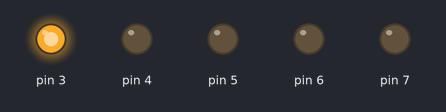
This sketch was run on a simulated Arduino Uno, built with avr-gcc and run on an emulated ATmega328P. Parts: output pins drawn as LEDs (lit = HIGH). At 24.0 s the program stops and its outputs stay as they are.

Above: at 0.1 s.
At 1.3 s:
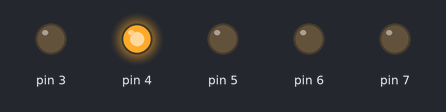
At 2.5 s:
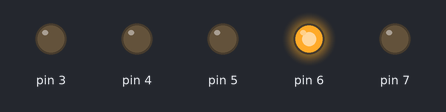
At 3.7 s:
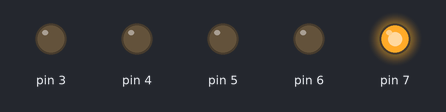
At 5.1 s:
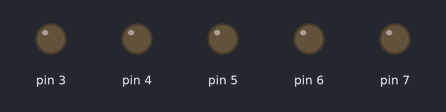
At 10.1 s:
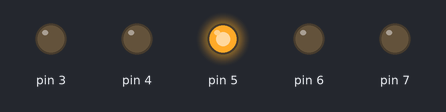
Timing chart, 0 to 10.4 s (numbered marks = the images above):
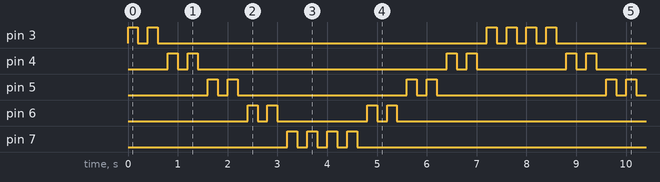

The sketch:

Blink_Loop_Iteration.ino
```cpp
// The higher the number, the slower the timing.
int timer = 200;

void setup() {
  for (int thisPin = 3; thisPin < 8; thisPin++) {
    pinMode(thisPin, OUTPUT);
  }
}

void loop() {
  //run the programm 3 times only
  for (int rounds = 0; rounds < 3; rounds++) {
     // loop from lowest to highest
    for (int thisPin = 3; thisPin < 8; thisPin++) {
      blink(thisPin);
      blink(thisPin);
    }

    // loop from highest to lowest
    for (int thisPin = 7; thisPin >= 3; thisPin--) {
      blink(thisPin);
      blink(thisPin);
    }
  }
  //stop loop
  while(1);
}

void blink(int thisPin) {
  digitalWrite(thisPin, HIGH);
  delay(timer);
  digitalWrite(thisPin, LOW);
  delay(timer);
}
```

Measured:
- by itself, pin 3: repeats every 8.0 s: LOW 0.20 s, HIGH 0.20 s, LOW 6.6 s, 2 × (HIGH 0.20 s, LOW 0.20 s), HIGH 0.20 s
- by itself, pin 4: repeats every 8.0 s: LOW 0.20 s, HIGH 0.20 s, LOW 5.0 s, HIGH 0.20 s, LOW 0.20 s, HIGH 0.20 s, LOW 1.8 s, HIGH 0.20 s
- by itself, pin 5: repeats every 4.0 s: LOW 0.20 s, HIGH 0.20 s, LOW 3.4 s, HIGH 0.20 s
- by itself, pin 6: repeats every 8.0 s: LOW 0.20 s, HIGH 0.20 s, LOW 1.8 s, HIGH 0.20 s, LOW 0.20 s, HIGH 0.20 s, LOW 5.0 s, HIGH 0.20 s
- by itself, pin 7: repeats every 8.0 s: 3 × (LOW 0.20 s, HIGH 0.20 s), LOW 6.6 s, HIGH 0.20 s
